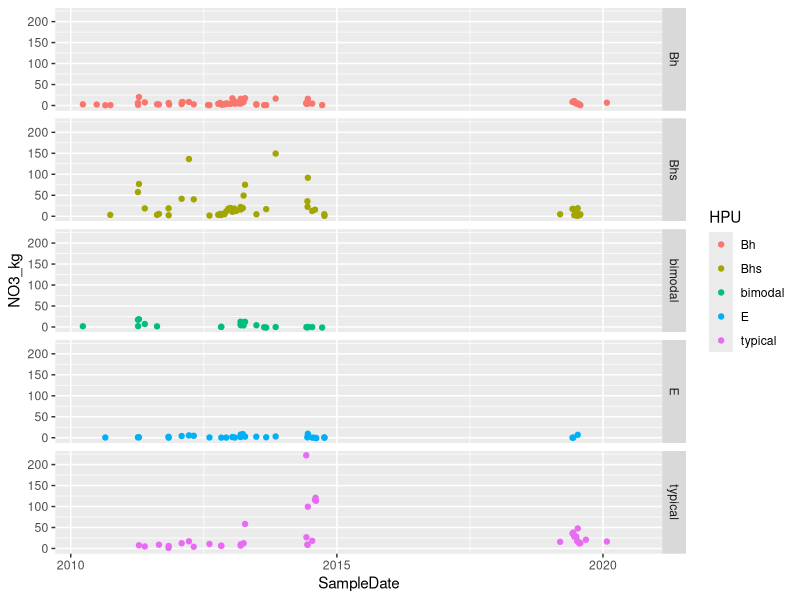
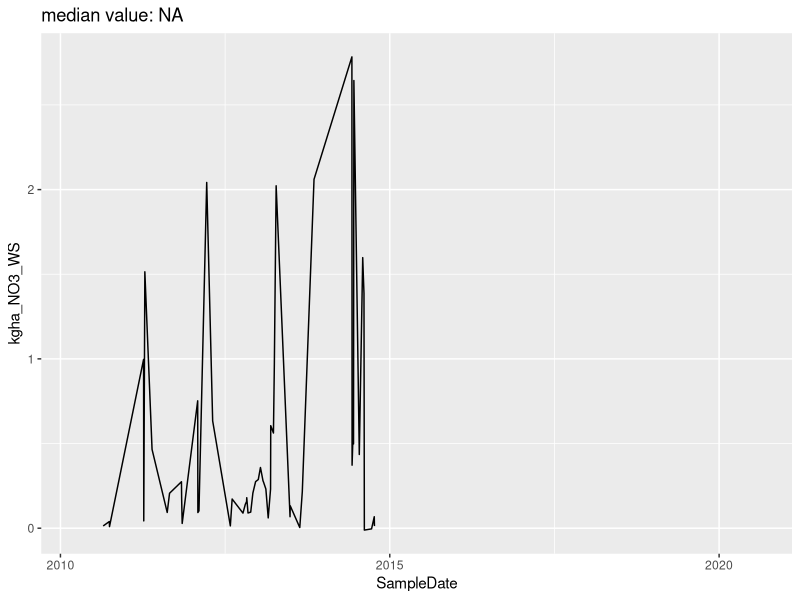

Write the R code that produced these figures, in order.
## ---- chunk 1
library(tidyverse)
library(lubridate)
## ---- chunk 2
NO3HPU <- read_csv("NO3_and_medianWLs.csv")
HPUareas <- read_csv("HPUareas.csv")

NO3HPU_areas <- NO3HPU %>% left_join(HPUareas, by = "HPU")

Porosity <- 0.5

TotalArea_ha <- sum(HPUareas$Area_ha)
## ---- chunk 3
#mg/L 
#cm
#ha

#Volume of water for water level
# (Area * depth) * porosity
NO3HPU_areas <- NO3HPU_areas %>% mutate(water_L = 
                                          (((Area_ha * 10000) *   #ha -> m2
                                          (median_ht_above_C_cm / 100)) #cm -> m
                                          * Porosity) 
                                          * 1000)

NO3HPU_areas <- NO3HPU_areas %>% 
                mutate(NO3_mg = NO3median_mgL * water_L) %>%
                mutate(NO3_kg = NO3_mg / 1000000)


## ---- chunk 4
NO3HPU_areas %>% filter(HPU %in% c("E", "Bhs", "typical", "Bh", "bimodal")) %>%
  #mutate(dayofYear = yday(SampleDate)) %>%
  ggplot(aes(SampleDate, NO3_kg, color = HPU))+
  geom_point()+
  facet_grid(rows = "HPU")

WSvalue <- NO3HPU_areas %>% filter(HPU %in% c("E", "Bhs", "typical", "Bh", "bimodal")) %>%
  group_by(SampleDate) %>%
  summarize(kgha_NO3_WS = sum(NO3_kg)/TotalArea_ha) 

medianval <- median(WSvalue$kgha_NO3_WS)

WSvalue %>%
  ggplot(aes(SampleDate, kgha_NO3_WS))+
  geom_line()+
  ggtitle(paste("median value:", medianval))

